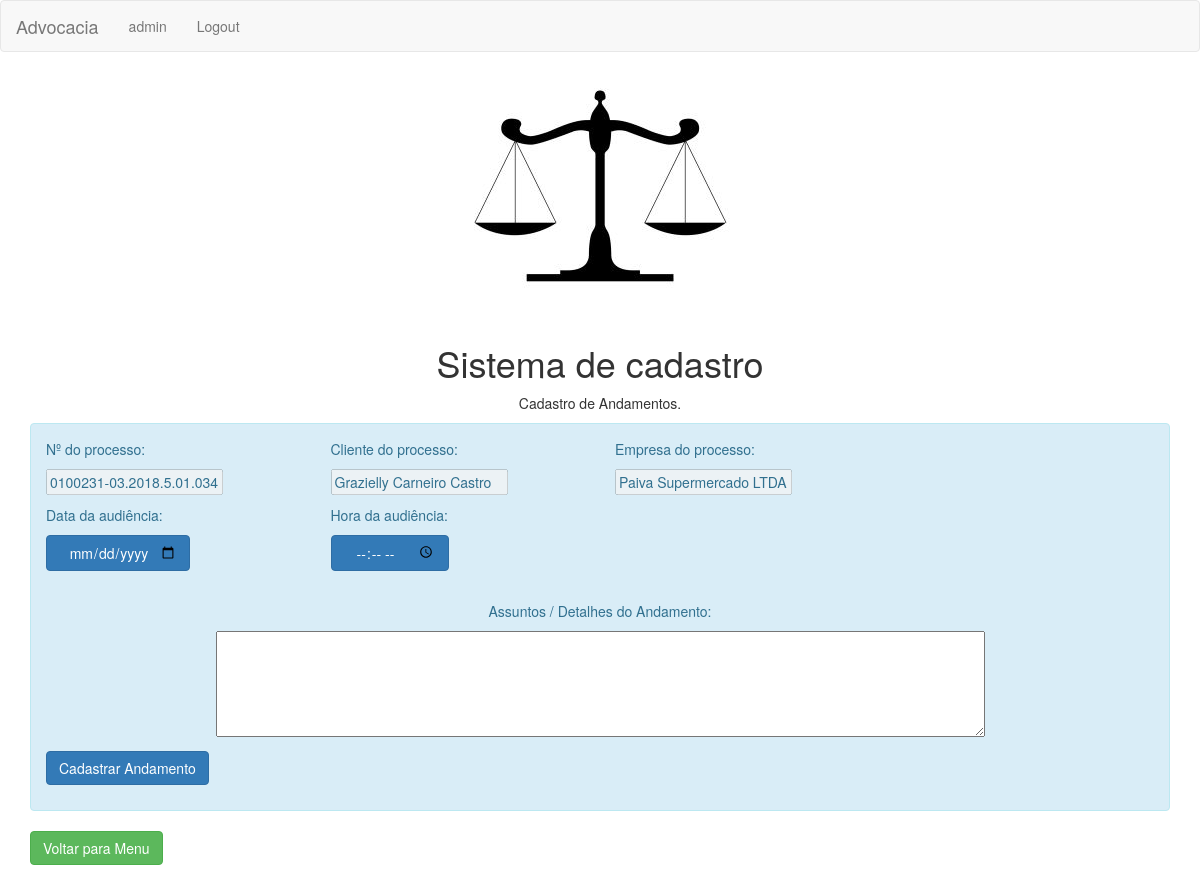
The page /cadastraand.php?numeroproc=0100231-03.2018.5.01.0341 (signed in) on the database its author committed.
### tables this page shows
CREATE TABLE `cliente` (
  `idcli` int(11) NOT NULL,
  `nomecli` varchar(150) DEFAULT NULL,
  `nacionalidade` varchar(50) DEFAULT NULL,
  `estcivil` varchar(15) DEFAULT NULL,
  `profissao` varchar(50) DEFAULT NULL,
  `ctps` varchar(7) DEFAULT NULL,
  `serie` varchar(6) DEFAULT NULL,
  `cpf` varchar(14) DEFAULT NULL,
  `rg` varchar(12) DEFAULT NULL,
  `pis` varchar(15) DEFAULT NULL,
  `endereco` varchar(250) DEFAULT NULL,
  `telefone` varchar(14) DEFAULT NULL,
  `celular` varchar(15) DEFAULT NULL,
  `email` varchar(150) DEFAULT NULL
);

CREATE TABLE `empresa` (
  `idemp` int(11) NOT NULL,
  `nome` varchar(150) DEFAULT NULL,
  `endereco` varchar(250) DEFAULT NULL
);

### cadastraand.php (the view, shortened to what this page needs)
<?php
  include("conexao.php");
  	$numeroproc = $_GET['numeroproc'];
  	$resultado_cli = "select idcli, nomecli from cliente where idcli = (SELECT cliente from processo where numeroproc ='".$numeroproc."')";
	$resultado_cliente = mysqli_query($conn,$resultado_cli);
	$dados_cli = mysqli_fetch_assoc($resultado_cliente);
	$resultado_emp = "select idemp, nome from empresa where idemp = (select empresa from processo where numeroproc = '".$numeroproc."')";
	$resultado_empresa = mysqli_query($conn,$resultado_emp);
	$dados_emp = mysqli_fetch_assoc($resultado_empresa);
?>
<!DOCTYPE html>
<html>
<head>
  <link rel="stylesheet" href="https://maxcdn.bootstrapcdn.com/bootstrap/3.3.7/css/bootstrap.min.css">
  <nav class="navbar navbar-default">
  <div class="container-fluid">
    <div class="navbar-header">
      <a class="navbar-brand" href="#">Advocacia</a>
    </div>
    <ul class="nav navbar-nav">
      <li><a href="#"><?php echo $_SESSION["id"];?></a></li>
      <li><a href="?acao=sair?">Logout</a></li>
    </ul>
  </div>
</nav>
  <p align="center"><img src="justica2.jpg"></p>
</head>
<body>
	<div class="container">
		<div align="center">
			<h1>Sistema de cadastro</h1>
			<p>Cadastro de Andamentos.</p>
		</div>
		<div align="left">
			<div class="alert alert-info">
				<form name="formContato" method="get" action="cadastraandamento.php">
					<div class="row">
						<div class="col-lg-3">
							<p>
							Nº do processo:
							</p>
							<p>
							 <input type="text" name="numero" id="numero" value="<?=$numeroproc?>" disabled>
							 </p>
						</div>
						<div class="col-lg-3">
							<p>
							Cliente do processo:
							</p>
							<p>
							<input type="text" name="nomecli" id="nomecli" value="<?=$dados_cli['nomecli']?>" disabled>
							</p>
						</div>
						<div class="col-lg-3">
							<p>
							Empresa do processo:
							</p>
							<p>
							<input type="text" name="nomeemp" id="nomeemp" value="<?=$dados_emp['nome']?>" disabled>
							</p>
						</div>
					</div>
					<div class="row">
						<div class="col-lg-3">
							<p>
							Data da audiência:
							</p>
							<p>
							<input type="date" class="btn btn-primary" name="dataaud">
							</p>
						</div>
						<div class="col-lg-3">
							<p>
							Hora da audiência:
							</p>
							<p>
							<input type="time" class="btn btn-primary" name="horaaud">
							</p>
						</div>
					</div>
					<div align="center">
					<br>
					<p>
						Assuntos / Detalhes do Andamento:
					</p>
					<p>
						<textarea name="assuntos" id="end" cols="100" rows="5"></textarea>
					</p>
					</div>
					<p>
						<input type="submit" class="btn btn-primary" name="button" id="button" value="Cadastrar Andamento">
					</p>
				</form>
			</div>
		</div>
		<form action="metodos.php" method="get" accept-charset="utf-8">
 		<p>
			<input type="submit"  class="btn btn-success" name="button" id="button" value="Voltar para Menu">
		</p>
		</form>
	</div>
</body>
</html>

### rows shown on the page
cliente: nomecli "Grazielly Carneiro Castro"
empresa: nomeemp "Paiva Supermercado LTDA"

### other values the page prints
$_SESSION["id"] "admin"
